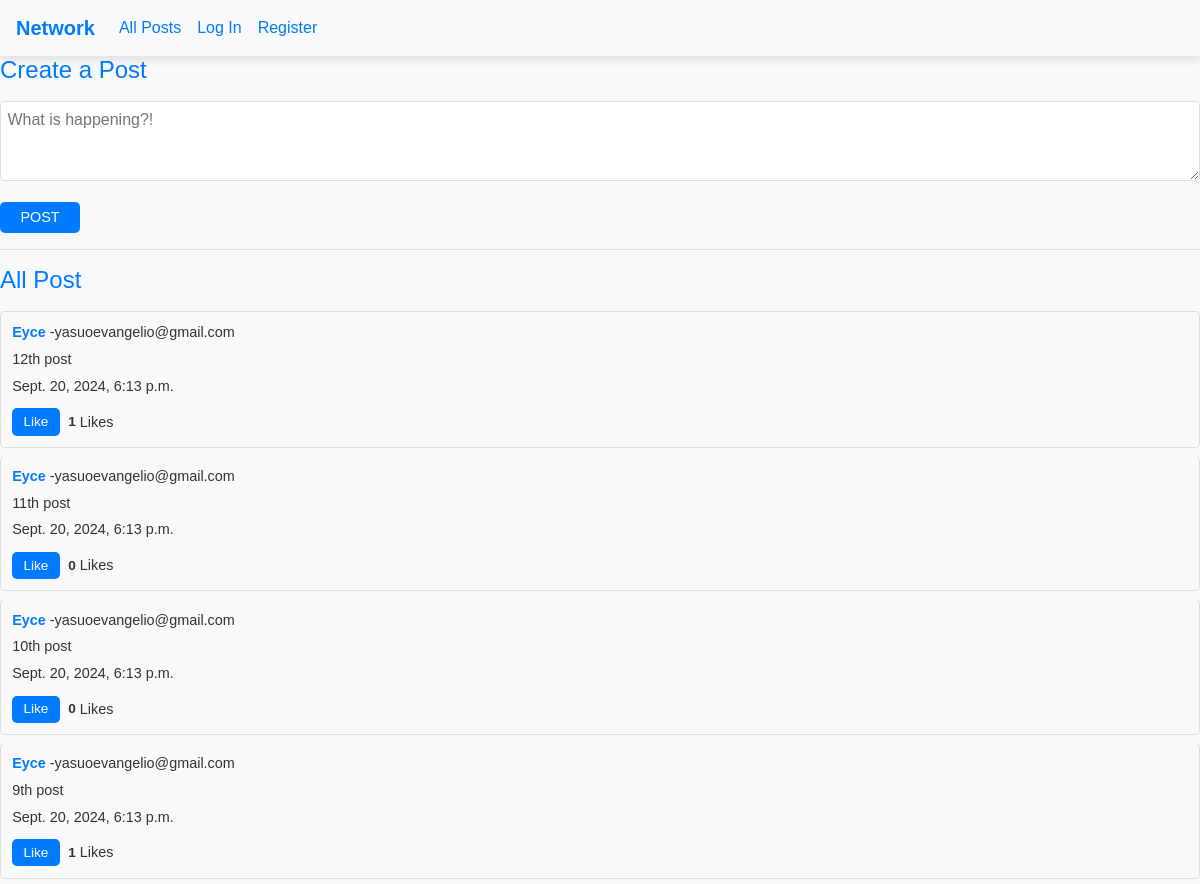
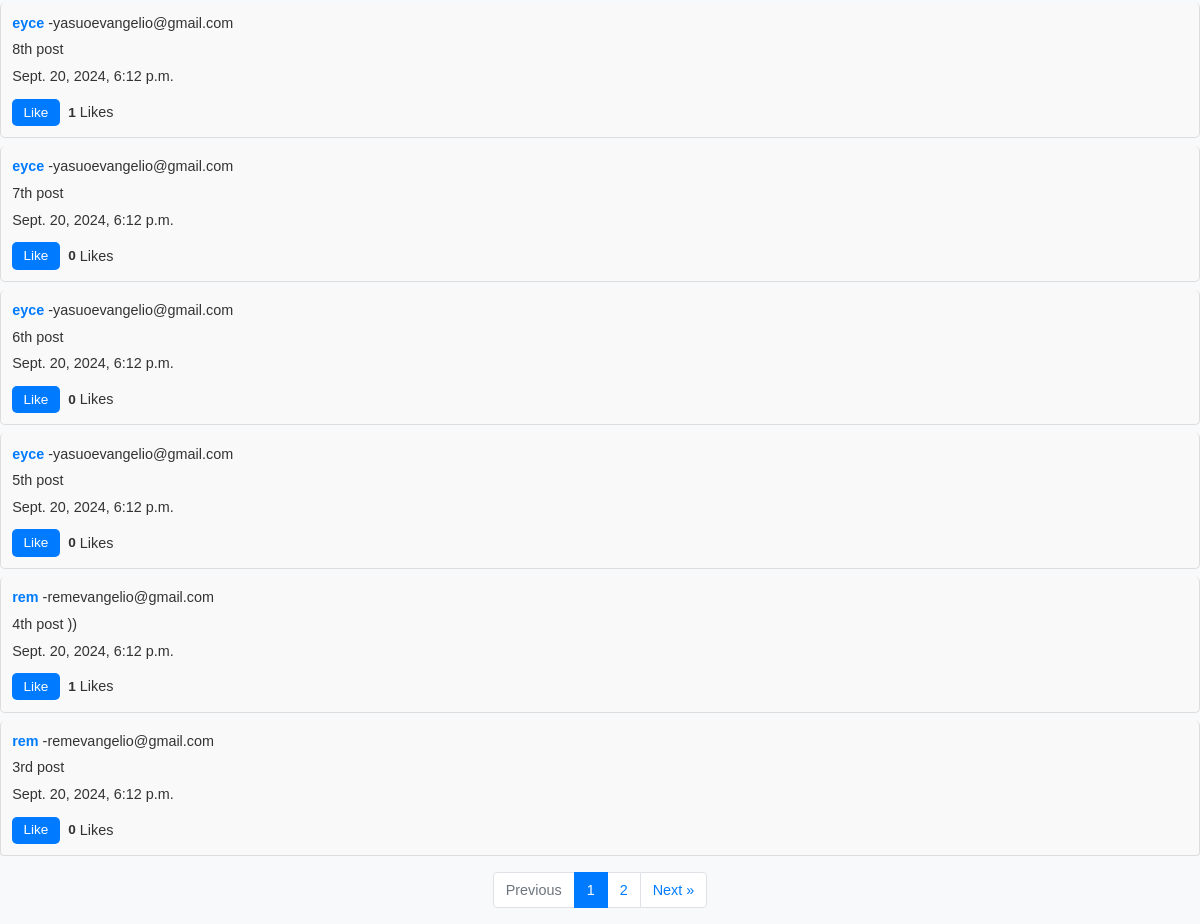
The page / on the database its author committed (2 pictures, top to bottom).
### network/models.py (models this page shows, shortened)
class Post(models.Model):
    user = models.ForeignKey(User, on_delete=models.CASCADE, blank=True, null=True, related_name="author")
    content = models.CharField(max_length=500)
    date = models.DateTimeField(auto_now_add=True)
    def like_count(self):
        return self.likes.count()

class User(AbstractUser):
    pass

### network/views.py (the view)
# urls.py: path("", views.index, name="index"),
def index(request):
    posts = Post.objects.all().order_by('-date')
    paginator = Paginator(posts, 10)
    page_number = request.GET.get('page')
    page_obj = paginator.get_page(page_number)
    return render(request, "network/index.html", {
         "posts": page_obj
    })

### network/templates/network/index.html (shortened to what this page needs)
{% extends "network/layout.html" %}
{% load static %}
{% block body %}
    <h1>Create a Post</h1>
    <form action="{% url 'create_post' %}" method="POST">
        <textarea placeholder="What is happening?!" name="content"></textarea>
        <button class="btn btn-info" id="post_btn">POST</button>
    </form>
    <hr />
    <h2>All Post</h2>
    <div class="posts">
        {% for post in posts %}
            <div class="post list-group-item">
                <p><a href="{% url 'profile_page' post.user.username %}">{{ post.user.username }}</a> -{{ post.user.email }}</p>
                <p id="content-view-{{ post.id }}">{{ post.content }}</p>
                <p>{{ post.date }}</p>
                <button class="like-btn" data-post-id="{{ post.id }}">
                    {% if request.user in post.likes.all %}
                        Unlike
                    {% else %}
                        Like
                    {% endif %}
                </button>
                <span class="like-count" id="like-count-{{ post.id }}">{{ post.like_count }}</span> Likes
            </div>
        {% endfor %}
    </div>
    <nav aria-label="Page navigation example">
        <ul class="pagination justify-content-center">
            {% if posts.has_previous %}
                <li class="page-item">
                    <a class="page-link" href="?page={{ posts.previous_page_number }}" aria-label="Previous">
                        <span aria-hidden="true">&laquo; Previous</span>
                    </a>
                </li>
            {% else %}
                <li class="page-item disabled">
                    <a class="page-link" tabindex="-1" aria-disabled="true">Previous</a>
                </li>
            {% endif %}
            {% for num in posts.paginator.page_range %}
                <li class="page-item {% if posts.number == num %}active{% endif %}">
                    <a class="page-link" href="?page={{ num }}">{{ num }}</a>
                </li>
            {% endfor %}
            {% if posts.has_next %}
                <li class="page-item">
                    <a class="page-link" href="?page={{ posts.next_page_number }}" aria-label="Next">
                        <span aria-hidden="true">Next &raquo;</span>
                    </a>
                </li>
            {% else %}
                <li class="page-item disabled">
                    <a class="page-link" href="#" tabindex="-1" aria-disabled="true">Next</a>
                </li>
            {% endif %}
        </ul>
    </nav>
{% endblock %}

### network/templates/network/layout.html (shortened to what this page needs)
{% load static %}
<!DOCTYPE html>
<html lang="en">
    <head>
        <link rel="stylesheet" href="https://stackpath.bootstrapcdn.com/bootstrap/4.4.1/css/bootstrap.min.css">
        <link href="{% static 'network/styles.css' %}" rel="stylesheet">
    </head>
    <body>
        <nav class="navbar navbar-expand-lg navbar-light bg-light">
            <a class="navbar-brand" href="{% url 'index' %}">Network</a>
            <div>
              <ul class="navbar-nav mr-auto">
                <li class="nav-item">
                  <a class="nav-link" href="{% url 'index' %}">All Posts</a>
                </li>
                {% if user.is_authenticated %}
                    <li class="nav-item">
                        <a class="nav-link" href="{% url 'following_page' %}">Following</a>
                    </li>
                    <li class="nav-item">
                        <a class="nav-link" href="{% url 'logout' %}">Log Out</a>
                    </li>
                {% else %}
                    <li class="nav-item">
                        <a class="nav-link" href="{% url 'login' %}">Log In</a>
                    </li>
                    <li class="nav-item">
                        <a class="nav-link" href="{% url 'register' %}">Register</a>
                    </li>
                {% endif %}
              </ul>
            </div>
          </nav>
        <div class="body">
            {% block body %}
            {% endblock %}
        </div>
    </body>
</html>

### network/static/network/styles.css (style rules this page uses)
* { margin: 0; padding: 0; box-sizing: border-box; }
body { font-family: Arial, sans-serif; background-color: #f8f9fa; color: #333; }
.navbar { box-shadow: 0px 4px 8px rgba(0, 0, 0, 0.1); }
.navbar-brand { font-weight: bold; color: #007bff !important; }
.nav-link { color: #007bff !important; }
h1, h2 { color: #007bff; margin-bottom: 1rem; font-size: 1.5rem; }
form textarea { width: 100%; height: 80px; padding: 0.4rem; margin-bottom: 0.5rem; border-radius: 5px; border: 1px solid #ddd; resize: vertical; }
#post_btn { display: block; width: 80px; margin-top: 0.4rem; background-color: #007bff; color: #fff; border: none; padding: 0.3rem; border-radius: 5px; cursor: pointer; font-size: 0.9rem; }
.post { padding: 0.7rem; margin-bottom: 0.5rem; background-color: #f9f9f9; border: 1px solid #ddd; border-radius: 5px; font-size: 0.9rem; line-height: 1.3; }
.post p { margin-bottom: 0.5rem; }
.post a { font-weight: bold; color: #007bff; text-decoration: none; }
.like-btn, .edit-btn, .save-btn { background-color: #007bff; color: #fff; border: none; padding: 0.3rem 0.7rem; border-radius: 5px; cursor: pointer; font-size: 0.85rem; margin-top: 0.3rem; }
.like-count { font-weight: bold; margin-left: 0.3rem; font-size: 0.85rem; }
.pagination { margin-top: 1rem; font-size: 0.9rem; }
.page-link { color: #007bff; }
.page-item.active .page-link { background-color: #007bff; border-color: #007bff; color: #fff; }

### rows shown on the page
Post: user.username "Eyce", user.email "yasuoevangelio@gmail.com", content "12th post", date "Sept. 20, 2024, 6:13 p.m.", shows "Like", like_count "1"
Post: user.username "Eyce", user.email "yasuoevangelio@gmail.com", content "11th post", date "Sept. 20, 2024, 6:13 p.m.", shows "Like", like_count "0"
Post: user.username "Eyce", user.email "yasuoevangelio@gmail.com", content "10th post", date "Sept. 20, 2024, 6:13 p.m.", shows "Like", like_count "0"
Post: user.username "Eyce", user.email "yasuoevangelio@gmail.com", content "9th post", date "Sept. 20, 2024, 6:13 p.m.", shows "Like", like_count "1"
Post: user.username "eyce", user.email "yasuoevangelio@gmail.com", content "8th post", date "Sept. 20, 2024, 6:12 p.m.", shows "Like", like_count "1"
Post: user.username "eyce", user.email "yasuoevangelio@gmail.com", content "7th post", date "Sept. 20, 2024, 6:12 p.m.", shows "Like", like_count "0"
Post: user.username "eyce", user.email "yasuoevangelio@gmail.com", content "6th post", date "Sept. 20, 2024, 6:12 p.m.", shows "Like", like_count "0"
Post: user.username "eyce", user.email "yasuoevangelio@gmail.com", content "5th post", date "Sept. 20, 2024, 6:12 p.m.", shows "Like", like_count "0"
Post: user.username "rem", user.email "remevangelio@gmail.com", content "4th post ))", date "Sept. 20, 2024, 6:12 p.m.", shows "Like", like_count "1"
Post: user.username "rem", user.email "remevangelio@gmail.com", content "3rd post", date "Sept. 20, 2024, 6:12 p.m.", shows "Like", like_count "0"

### other values the page prints
{{ num }} "1" "2"
